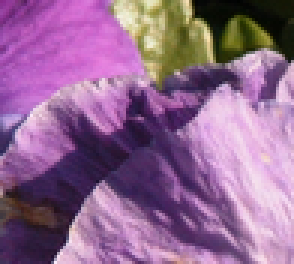
#> input picture dataset/Train/LR/t1.png, 98 x 88 px, found by its file name (shown 3 times larger); its folder holds only this picture in this run
$ python addedge.py   (older library calls are emulated)
#> lines starting #> are read from the running program, lines starting #| are printed output that depends on the picture
### preprocess.py
import ast
from os import listdir, makedirs
from os.path import isfile, join, exists
import os
import argparse
import numpy as np
import h5py
from scipy import misc


def remove_if_exist(file_name):
    if exists(file_name):
        os.remove(file_name)


# [77 lines left out: function preprocess_dataset, not called in this run]

# [41 lines that do not run on import are left out]

### addedge.py
from os import listdir, makedirs
from os.path import isfile, join, splitext, exists
import argparse
import matplotlib.pyplot as plt
import ast

import numpy as np
from scipy import misc

from preprocess import remove_if_exist

edge = (33 - 21) // 2

def add_edge(sr,scaled):
    scaled[edge:-edge,edge:-edge,:]=sr
    return(scaled)

def add_edge_to_all():
    LR_dir=option.LR_dir
    SR_dir=option.SR_dir+"_nopad"

    for fi in listdir(LR_dir):
        f = join(LR_dir, fi)
        if not isfile(f):
            continue
        X = misc.imread(f, mode='YCbCr')
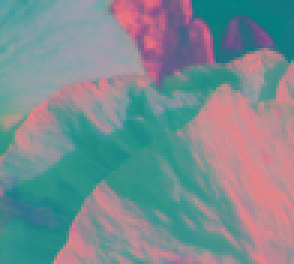
#> X: shape (88, 98, 3) (shown 3 times larger); mean R, G, B 120.4, 140.4, 145.2

        srext='.png'
        sr_file = splitext(fi)[0]+srext
        sr_file = join(SR_dir, sr_file)
        remove_if_exist(sr_file)

        # w, h, c = X.shape

#> (the run stopped early here; a loop or call above may not have finished)

$ run again, on dataset/Train/LR/t13.png
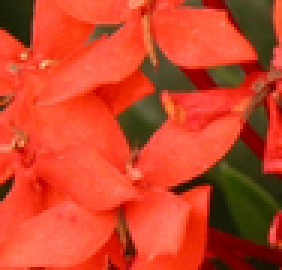
#> input picture dataset/Train/LR/t13.png, 94 x 90 px, found by its file name (shown 3 times larger)
#> in add_edge_to_all, `X = misc.imread(f, mode='YCbCr')`:
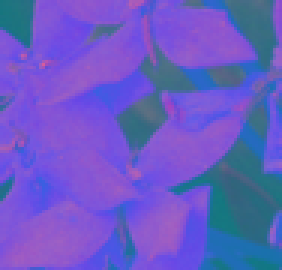
#> X: shape (90, 94, 3) (shown 3 times larger); mean R, G, B 105.1, 91, 196.9

$ run again, on dataset/Train/LR/t14.png
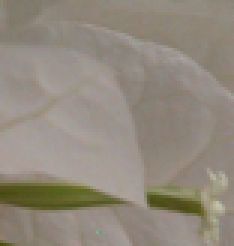
#> input picture dataset/Train/LR/t14.png, 78 x 82 px, found by its file name (shown 3 times larger)
#> in add_edge_to_all, `X = misc.imread(f, mode='YCbCr')`:
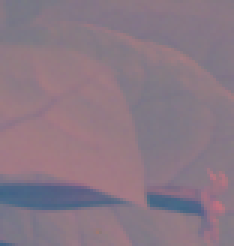
#> X: shape (82, 78, 3) (shown 3 times larger); mean R, G, B 137.8, 120.1, 132.9

$ run again, on dataset/Train/LR/t15.png
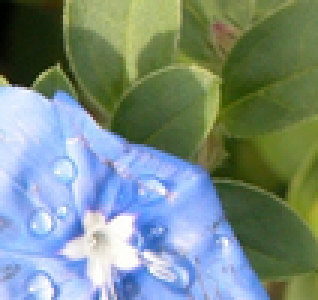
#> input picture dataset/Train/LR/t15.png, 106 x 100 px, found by its file name (shown 3 times larger)
#> in add_edge_to_all, `X = misc.imread(f, mode='YCbCr')`:
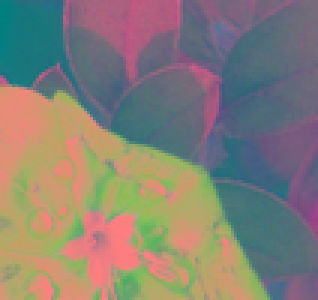
#> X: shape (100, 106, 3) (shown 3 times larger); mean R, G, B 133.9, 127.2, 118.4

$ run again, on dataset/Train/LR/t10.png
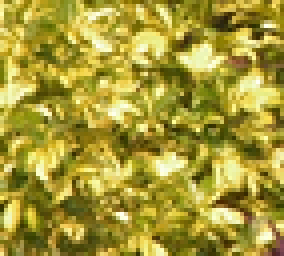
#> input picture dataset/Train/LR/t10.png, 71 x 64 px, found by its file name (shown 4 times larger)
#> in add_edge_to_all, `X = misc.imread(f, mode='YCbCr')`:
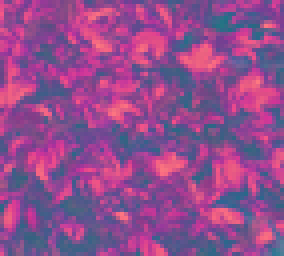
#> X: shape (64, 71, 3) (shown 4 times larger); mean R, G, B 145.1, 76.2, 142.3
